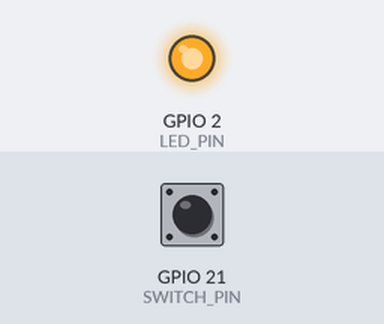
The sketch below on a simulated ESP32. Parts: output pins drawn as LEDs (lit = HIGH). The inputs (shaded band) are chosen by the test bench; at power-on: GPIO 21 (SWITCH_PIN) LOW.

Above: at 1.2 s.
1.3 s: GPIO 21 (SWITCH_PIN) pulled HIGH for 0.15 s
At 1.37 s:
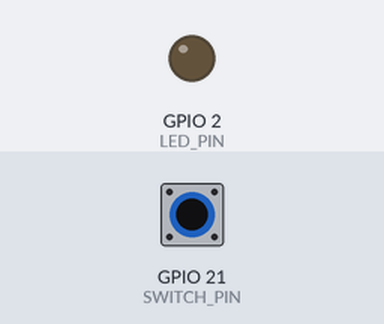
2.9 s: GPIO 21 (SWITCH_PIN) pulled HIGH for 3.2 s
At 7.4 s:
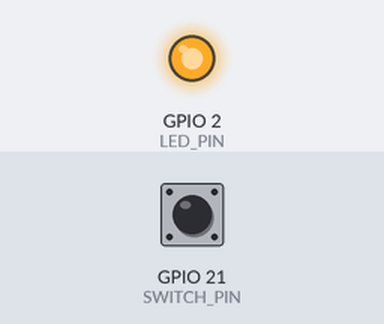
Timing chart, 0 to 8.9 s (numbered marks = the images above; inputs shaded):
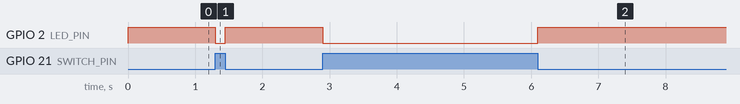

The sketch:

toggle_switch_test.ino
```cpp
/*
            Toggle Switch Test

  [Lights up internal LED when switch turned on]

*/

// Pin of toggle switch
#define SWITCH_PIN 21

// Pin of internal LED of the ESP32
#define LED_PIN 2

void setup() {
  pinMode(SWITCH_PIN, INPUT);
  pinMode(LED_PIN, OUTPUT);
}

void loop() {
  if(digitalRead(SWITCH_PIN) == HIGH){
    digitalWrite(LED_PIN, LOW);
  }
  if(digitalRead(SWITCH_PIN) == LOW){
    digitalWrite(LED_PIN, HIGH);
  }
}
```

Measured:
- after the input at 1.3 s, GPIO 2 (LED_PIN): HIGH → LOW at once, → HIGH 0.15 s later
- after the input at 2.9 s, GPIO 2 (LED_PIN): HIGH → LOW at once, → HIGH 3.2 s later
